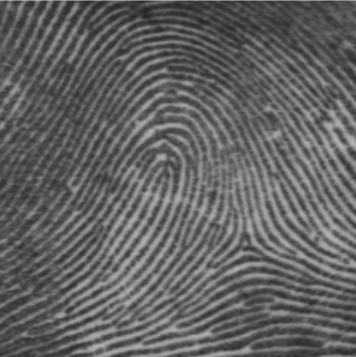
#> input picture relatorio2/impressaodigital.png, 356 x 357 px
$ python impressaodigital.py
#> lines starting #> are read from the running program, lines starting #| are printed output that depends on the picture
# Usando a scipy e scikit para Roberts, Sobel, prewitt, scharr
# executar pip install scipy
import numpy as np
import matplotlib.pyplot as plt
import cv2
from skimage.data import camera
from skimage.filters import roberts, sobel, prewitt

image = cv2.imread('impressaodigital.png', 0)
#> image: shape (357, 356); min 37, max 181, mean 98.5
edge_canny = cv2.Canny(image, 150, 240)
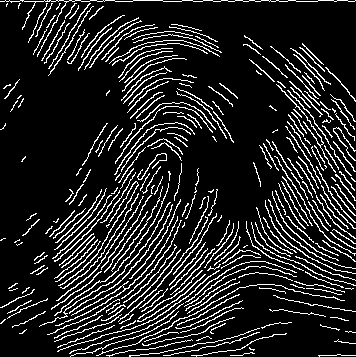
#> edge_canny: shape (357, 356); 13.9% white in thin lines or dots
edge_prewitt = prewitt(image)
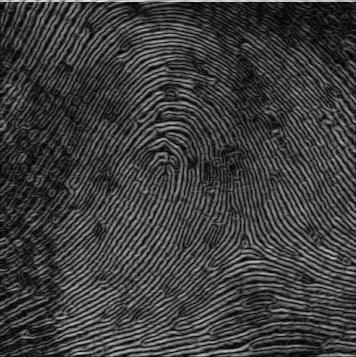
#> edge_prewitt: shape (357, 356) float64; min 0, max 0.262, mean 0.0633; drawn with min black and max white
edge_sobel = sobel(image)
edge_roberts = roberts(image)
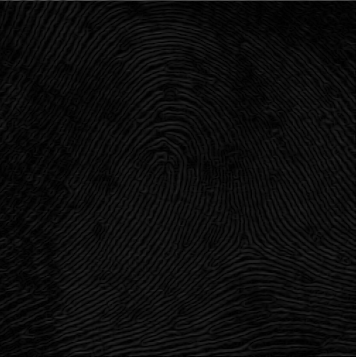
#> edge_roberts: shape (357, 356) float64; min 0, max 0.322, mean 0.0488

fig, ax = plt.subplots(ncols=4, sharex=True, sharey=True, figsize=(8, 4))

ax[0].imshow(edge_canny, cmap=plt.cm.gray)
ax[0].set_title('Canny Edge Detection')
ax[1].imshow(edge_prewitt, cmap=plt.cm.gray)
ax[1].set_title('Prewitt Edge Detection')
ax[2].imshow(edge_roberts, cmap=plt.cm.gray)
ax[2].set_title('Roberts Edge Detection')
ax[3].imshow(edge_sobel, cmap=plt.cm.gray)
ax[3].set_title('Sobel Edge Detection')

for a in ax:
    a.axis('off')
    plt.tight_layout()
    plt.show()
#> this loop made 4 passes
#> pass 1, `plt.show()`:
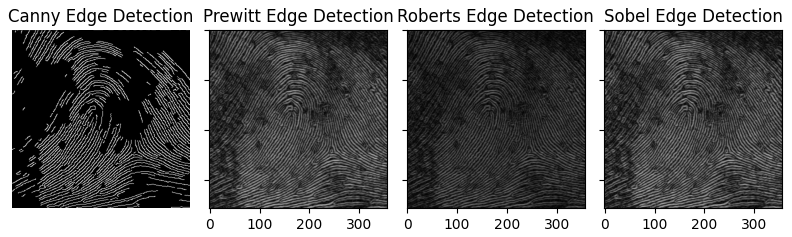
#> figure drawn by matplotlib, 4 panels
